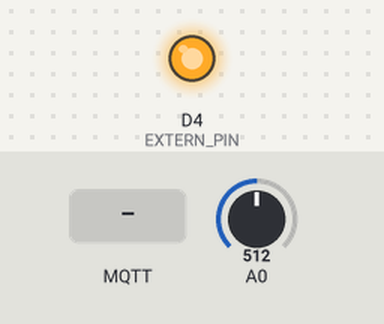
Bench run of a program on a simulated ESP8266 (NodeMCU). On the bench: output pins drawn as LEDs (lit = HIGH). Inputs (shaded band) come from the test bench; at power-on: A0 = 512. WiFi joins after 1.5 s; servers stay silent unless stated; no MQTT or app messages arrive unless stated; what the program prints to the serial monitor is not drawn.

Above: at 0.1 s.
At 3.7 s:
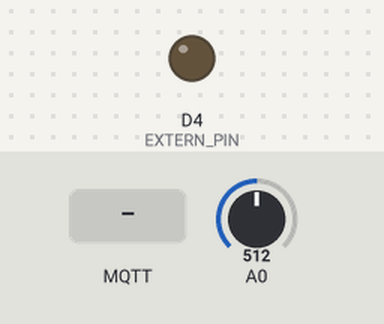
3.8 s: MQTT message "GEDA2016" arrives on the first subscribed topic
5.3 s: MQTT message "light_box/ldr_enable" arrives on the first subscribed topic
9.4 s: MQTT message "0" arrives on the first subscribed topic
Timing chart, 0 to 12.4 s (numbered marks = the images above; inputs shaded):
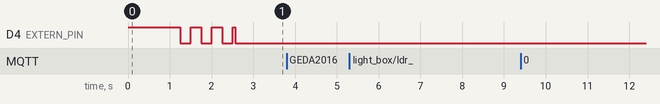

The program:

main.cpp
```cpp
#include <Arduino.h>

void reconnect();
void callback(char* topic, byte* payload, unsigned int length);
void ParseTopic(char* topic, byte* payload, unsigned int length);


/*
  Box1

  modified  August 2017
  by Jacoby Daniel

*/

// Board NodeMCU 0.9 (ESP-12 Module)

#include <ESP8266WiFi.h>
#include <PubSubClient.h>
/***************************************
 * PubSubClient Documentation
 * https://pubsubclient.knolleary.net/
 **************************************/

// Mqtt Stuff

// ****************************** Cloud *********************************************
#define  CLOUD_MQTT  0         //https://www.cloudmqtt.com/ (Amazon Web Services)
#define  CLOUD_DIOTY 1         //http://www.dioty.co/       (colombian Server)
#define  CLOUD_DANY  2         //At home Local network      (At home)
//==========Select cloud======================

#define CLOUD CLOUD_DANY

//============================================
#if CLOUD==CLOUD_DANY

IPAddress MqttServer(192,168,0,139);				        // MQTT server URL or IP
const unsigned int MqttPort=1883; 					        // MQTT port (default 1883)
const char MqttUser[]="ffarall@itba.edu.ar";		  // user name
const char MqttPassword[]="password";				        // user password
const char MqttClientID[]="ffarall";					        // Device ID (warning: must be unique)

#elif CLOUD==CLOUD_DIOTY

const char MqttServer[]="mqtt.dioty.co";
const unsigned int MqttPort=1883;
const char MqttUser[]="itba.jacoby@gmail.com";
const char MqttPassword[]="password";
const char MqttClientID[]="aname";

#elif CLOUD==CLOUD_MQTT

const char MqttServer[]="m12.cloudmqtt.com";
const unsigned int MqttPort=16111;
const char MqttUser[]="user";
const char MqttPassword[]="password";
const char MqttClientID[]="aname";

#endif

// Create Cloud sockets
WiFiClient wclient;
PubSubClient mqtt_client(wclient);
//=====================================================================
// WiFi credentials

char ssid[] = "Fibertel WiFi568 2.4GHz";
char password[] = "0103052182";   // Set password to "" for open networks


//char ssid[] = "NODE_RED";
//char password[] = "GEDA2016";   // Set password to "" for open networks.
//=====================================================================

//Board defifinitions

//======================
#define HARD LOLIN              // Select Board Type or External pin
//======================

#define AMICA 0
#define LOLIN 1
#define EXTERN_PIN 2

// NODEMCU Boards & pin defs
#define AMICA_OnBoard_LED D0    // AMICA NodeMCU OnBoadrd LED  (on board blue led same as D0 but inverted)
#define LOLIN_OnBoard_LED D4    // LOLIN NodeMCU V3 OnBoadrd LED  (on board blue led same as D4 but inverted)
#define External_LED D1         // External led on D1

// **** Pin polarity ****
// Board
#define Board_LED_OFF  1
#define Board_LED_ON   0
// External
#define External_LED_OFF  0
#define External_LED_ON   1
// **********************//
// Select here the LED pin to be used: Board Build In led or External Pin//
#if HARD == AMICA
#define MYLED   AMICA_OnBoard_LED        // User LED
#define LED_ON  Board_LED_ON
#define LED_OFF Board_LED_OFF

#elif HARD == LOLIN
#define MYLED   LOLIN_OnBoard_LED        // User LED
#define LED_ON  Board_LED_ON
#define LED_OFF Board_LED_OFF

#elif HARD ==  EXTERN_PIN
#define MYLED   External_LED        // User LED
#define LED_ON  External_LED_ON
#define LED_OFF External_LED_OFF
#endif


/////////////////////////////////////////////
#define OFF  LOW
#define ON HIGH


#define MQTT_STS  D6
#define STATUS_LED MYLED //Wifi - broker connection status indicator

// Status Led (blue)
// If it blinks fast: Unable to connect to Wifi network
// If it blinks every 2 seconds: Unable to find Broker
// If it Stays on device ready to operate


// *************************************************
//
// 				Print debug messages macro
//
// *************************************************
#define DEBUG_OFF  0
#define DEBUG_ON   1

#define debug DEBUG_ON

#define debug_message(fmt,...)          \
  do {              \
    if (debug)          \
       Serial.printf (fmt, ##__VA_ARGS__);     \
  } while(0)

//==================================================

void setup_wifi(void);
void setup_mqtt(void);


long TimeSinceLastMeasure = 0;
uint32_t Ldr_delayMS=1000;


unsigned char ldr_enable=true;
unsigned char count_ldr=0;


// the setup function runs once when you press reset or power the board
void setup() {

  Serial.begin(9600, SERIAL_8N1);  // Serial Port Parameters

// Setup Digital Pins
  pinMode(STATUS_LED , OUTPUT);   //Wifi & MQTT server Status led


// Pins initial values

  digitalWrite(STATUS_LED,LED_OFF);


// Setup Wifi and MQTT
  delay(1000);
  setup_wifi();          // initialize WIFI an connect to network
  setup_mqtt();          // initialize mqtt server


}

// the loop function runs over and over again forever
void loop() {

// Check MQTT conection is still active

  if (!mqtt_client.connected()) {
      reconnect();

 }

// This should be called regularly to allow the client
// to process incoming messages and maintain
// its connection to the server

  mqtt_client.loop();


// ADC Sample time.

  if (millis() - TimeSinceLastMeasure > Ldr_delayMS) {

      debug_message("ADC %d\n",analogRead(A0));

      if(ldr_enable==true)
     // mqtt_client.publish("light_box/ldrvalue",String(analogRead(A0)).c_str(),false); //(Publish ADC)
        mqtt_client.publish("light_box/ldrvalue",String(count_ldr++).c_str(),false);       //(Simulate ADC)
      TimeSinceLastMeasure = millis();
  }


} // End of main Loop

//=======================SET UP WiFi==================================================================
void setup_wifi(void) {

// Start connecting to a WiFi network

  debug_message("\n\nConnecting to %s\n",ssid);

  WiFi.softAPdisconnect (true);   // Shut Down SoftAP
  WiFi.disconnect();    		  // If warm reset (not power down esp) ensure to signal router that old conection has finished
  WiFi.begin(ssid, password);     // Connect to WiFi network

  // Wait until WiFi conection is done
  while (WiFi.status() != WL_CONNECTED) {

    digitalWrite(STATUS_LED,LED_OFF);
    delay(250);
    debug_message(".");
    digitalWrite(STATUS_LED,LED_ON);
    delay(250);
  }

  digitalWrite(STATUS_LED,LED_OFF);

  debug_message("\nWiFi Connected!!  IP Address:%s \n\n",WiFi.localIP().toString().c_str() );


}

//=======================SET UP MQTT==================================================================
void setup_mqtt(void) {

//http://pubsubclient.knolleary.net/api.html   (Arduino mqtt API)

 mqtt_client.setServer(MqttServer, MqttPort);
 mqtt_client.setCallback(callback);
}


void callback(char* topic, byte* payload, unsigned int length) {

 payload[length]=0; // Set terminator

 debug_message("Message arrived [ Topic:%s Length:%d Payload: %s ] \n",topic,length,payload);

 ParseTopic(topic,payload,length);

}


// ============================== MQTT PARSER ==================================================

void ParseTopic(char* topic, byte* payload, unsigned int length)
{

  if(!strcmp(topic,"light_box/ldr_enable"))
  {
      if(payload[0]=='0')
      {
            ldr_enable=false;
      }


      if(payload[0]=='1')
      {
            ldr_enable=true;
      }

  }

  if(!strcmp(topic,"light_box/Set_ldr_Delay"))
  {

          Ldr_delayMS=atoi((char*)payload);
          debug_message("Reading interval: %d\n",Ldr_delayMS);

  }


}

void reconnect() {

  while (!mqtt_client.connected())      // Loop until we're reconnected
  {
      debug_message("Attempting MQTT connection...");

	    // Try to connect to broker
      if (mqtt_client.connect(MqttClientID,MqttUser,MqttPassword))
      {
            debug_message("Connected \r\n");
			      digitalWrite(STATUS_LED,LED_ON);

            // ... and subscribe to topics

            mqtt_client.subscribe("light_box/Set_ldr_Delay");
            mqtt_client.subscribe("light_box/ldr_enable");
      }
      else
      {
		   // If conection is not established just make a short blink

            debug_message("failed, rc=");       //For rc codes see https://pubsubclient.knolleary.net/api.html#state
            debug_message("%d",mqtt_client.state());
            debug_message(" try again in 2 seconds \r\n");

            delay(2000);  //Wait 2 seconds before retrying
            digitalWrite(STATUS_LED,LED_ON);
            delay(200);  //Short 200 ms blink
            digitalWrite(STATUS_LED,LED_OFF);

      }

  } // end of while

}// End reconnect
```

Measured:
- after the input at 3.8 s, every drawn part: stays the same
- after the input at 5.3 s, every drawn part: stays the same
- after the input at 9.4 s, every drawn part: stays the same
- by itself, D4 (EXTERN_PIN): repeats every 0.50 s: HIGH 0.25 s, LOW 0.25 s
